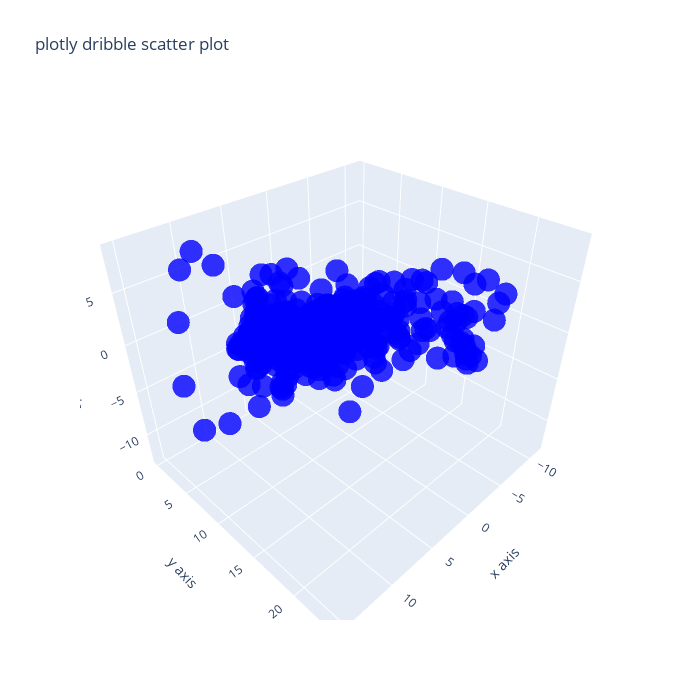

The notebook cell this image was saved under:
### Markdown cell above
Below shows the prior information, but it uses plotly instead.

### Code cell
dribble_plotly = go.Figure()

dribble_plotly.add_trace(go.Scatter3d(
    x=dribble_x,
    y=dribble_y,
    z=dribble_z,
    mode="markers",
    marker=dict(
        size=8,
        color="blue",
        opacity=0.8
    )
))

dribble_plotly.update_layout(
    title="plotly dribble scatter plot",
    scene=dict(
        xaxis_title="x axis",
        yaxis_title="y axis",
        zaxis_title="z axis",
    ),
    width=700,
    height=700,
)

dribble_plotly.write_html("jack_dribble_plot.html")

dribble_plotly.show()

### Figure 1 — Plotly figure (JSON) as saved in the notebook; plotly's stock layout.template omitted (floating-point values rounded to 4 significant figures; data arrays with more than 128 entries replaced by an {"elided": "..."} marker saying what was removed)
{"data": [{"marker": {"color": "blue", "opacity": 0.8, "size": 8}, "mode": "markers", "type": "scatter3d", "x": {"elided": "989 float values"}, "y": {"elided": "989 float values"}, "z": {"elided": "989 float values"}}], "layout": {"height": 700, "scene": {"aspectmode": "auto", "aspectratio": {"x": 1.111, "y": 1.0, "z": 0.8993}, "xaxis": {"title": {"text": "x axis"}, "type": "linear"}, "yaxis": {"title": {"text": "y axis"}, "type": "linear"}, "zaxis": {"title": {"text": "z axis"}, "type": "linear"}}, "title": {"text": "plotly dribble scatter plot"}, "width": 700}}
